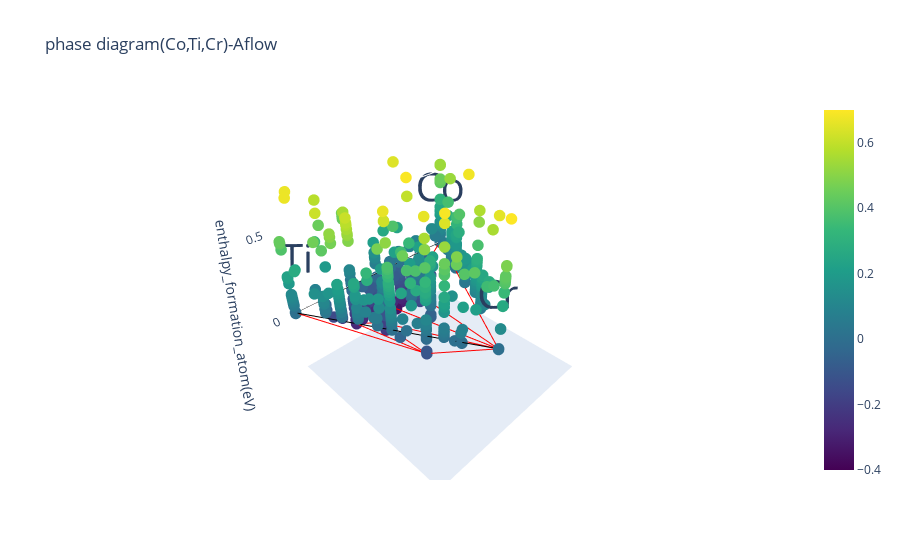
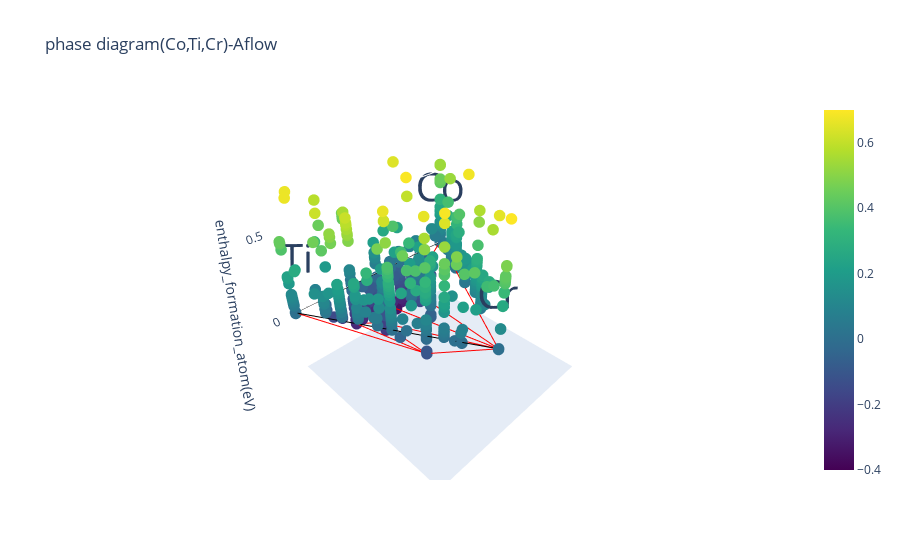

Here is the notebook cell these charts were saved with, in order:
### Code cell
Rester.show_phase_diagram([-0.4,0.7])

### Figure 1 — Plotly figure (JSON) as saved in the notebook; plotly's stock layout.template omitted (floating-point values rounded to 4 significant figures; data arrays with more than 128 entries replaced by an {"elided": "..."} marker saying what was removed)
{"data": [{"hoverinfo": "none", "marker": {"color": "black"}, "mode": "lines+text", "name": "Lines, Markers and Text", "text": ["Co", "Ti", "Cr"], "textfont": {"size": 40}, "textposition": "top center", "type": "scatter3d", "x": [0, 1, 0.5, 0], "y": [0, 0, 0.866, 0], "z": [0, 0, 0, 0]}, {"customdata": {"elided": "3119x6 mixed values"}, "hovertemplate": "<b>%{customdata[0]}</b>(%{customdata[5]})<br>Co:%{customdata[1]}<br>Ti:%{customdata[2]}<br>Cr:%{customdata[3]}<br>enthalpy_formation_atom:%{customdata[4]}<br>", "marker": {"cmax": 0.7, "cmin": -0.4, "color": {"elided": "3119 float values"}, "colorscale": [[0.0, "#440154"], [0.1111, "#482878"], [0.2222, "#3e4989"], [0.3333, "#31688e"], [0.4444, "#26828e"], [0.5556, "#1f9e89"], [0.6667, "#35b779"], [0.7778, "#6ece58"], [0.8889, "#b5de2b"], [1.0, "#fde725"]], "showscale": true, "size": 4}, "mode": "markers", "type": "scatter3d", "x": {"elided": "3119 float values"}, "y": {"elided": "3119 float values"}, "z": {"elided": "3119 float values"}}, {"hoverinfo": "none", "line": {"color": "red", "width": 2}, "mode": "lines", "type": "scatter3d", "x": [0.6667, 0.5, 0.5, 0.6667], "y": [0.5774, 0.0, 0.866, 0.5774], "z": [-0.1206, -0.3861, 0.0, -0.1206]}, {"hoverinfo": "none", "line": {"color": "red", "width": 2}, "mode": "lines", "type": "scatter3d", "x": [0.25, 0.5, 0.0, 0.25], "y": [0.0, 0.866, 0.0, 0.0], "z": [-0.2561, 0.0, 0.0, -0.2561]}, {"hoverinfo": "none", "line": {"color": "red", "width": 2}, "mode": "lines", "type": "scatter3d", "x": [0.6667, 0.6667, 1.0, 0.6667], "y": [0.0, 0.5774, 0.0, 0.0], "z": [-0.289, -0.1206, 0.0, -0.289]}, {"hoverinfo": "none", "line": {"color": "red", "width": 2}, "mode": "lines", "type": "scatter3d", "x": [0.6667, 0.6667, 0.5, 0.6667], "y": [0.0, 0.5774, 0.0, 0.0], "z": [-0.289, -0.1206, -0.3861, -0.289]}, {"hoverinfo": "none", "line": {"color": "red", "width": 2}, "mode": "lines", "type": "scatter3d", "x": [0.375, 0.5, 0.5, 0.375], "y": [0.0, 0.0, 0.866, 0.0], "z": [-0.3465, -0.3861, 0.0, -0.3465]}, {"hoverinfo": "none", "line": {"color": "red", "width": 2}, "mode": "lines", "type": "scatter3d", "x": [0.375, 0.25, 0.5, 0.375], "y": [0.0, 0.0, 0.866, 0.0], "z": [-0.3465, -0.2561, 0.0, -0.3465]}], "layout": {"scene": {"xaxis": {"nticks": 4, "range": [0, 1], "visible": false}, "yaxis": {"nticks": 4, "range": [0, 1], "visible": false}, "zaxis": {"nticks": 4, "range": [-0.4, 0.7], "title": {"text": "enthalpy_formation_atom(eV)"}, "visible": true}}, "showlegend": false, "title": {"text": "phase diagram(Co,Ti,Cr)-Aflow"}, "xaxis": {"showgrid": false}, "yaxis": {"showgrid": false}}}

### Figure 2 — Plotly figure (JSON) as saved in the notebook; plotly's stock layout.template omitted (floating-point values rounded to 4 significant figures; data arrays with more than 128 entries replaced by an {"elided": "..."} marker saying what was removed)
{"data": [{"hoverinfo": "none", "marker": {"color": "black"}, "mode": "lines+text", "name": "Lines, Markers and Text", "text": ["Co", "Ti", "Cr"], "textfont": {"size": 40}, "textposition": "top center", "type": "scatter3d", "x": [0, 1, 0.5, 0], "y": [0, 0, 0.866, 0], "z": [0, 0, 0, 0]}, {"customdata": {"elided": "3119x6 mixed values"}, "hovertemplate": "<b>%{customdata[0]}</b>(%{customdata[5]})<br>Co:%{customdata[1]}<br>Ti:%{customdata[2]}<br>Cr:%{customdata[3]}<br>enthalpy_formation_atom:%{customdata[4]}<br>", "marker": {"cmax": 0.7, "cmin": -0.4, "color": {"elided": "3119 float values"}, "colorscale": [[0.0, "#440154"], [0.1111, "#482878"], [0.2222, "#3e4989"], [0.3333, "#31688e"], [0.4444, "#26828e"], [0.5556, "#1f9e89"], [0.6667, "#35b779"], [0.7778, "#6ece58"], [0.8889, "#b5de2b"], [1.0, "#fde725"]], "showscale": true, "size": 4}, "mode": "markers", "type": "scatter3d", "x": {"elided": "3119 float values"}, "y": {"elided": "3119 float values"}, "z": {"elided": "3119 float values"}}, {"hoverinfo": "none", "line": {"color": "red", "width": 2}, "mode": "lines", "type": "scatter3d", "x": [0.6667, 0.5, 0.5, 0.6667], "y": [0.5774, 0.0, 0.866, 0.5774], "z": [-0.1206, -0.3861, 0.0, -0.1206]}, {"hoverinfo": "none", "line": {"color": "red", "width": 2}, "mode": "lines", "type": "scatter3d", "x": [0.25, 0.5, 0.0, 0.25], "y": [0.0, 0.866, 0.0, 0.0], "z": [-0.2561, 0.0, 0.0, -0.2561]}, {"hoverinfo": "none", "line": {"color": "red", "width": 2}, "mode": "lines", "type": "scatter3d", "x": [0.6667, 0.6667, 1.0, 0.6667], "y": [0.0, 0.5774, 0.0, 0.0], "z": [-0.289, -0.1206, 0.0, -0.289]}, {"hoverinfo": "none", "line": {"color": "red", "width": 2}, "mode": "lines", "type": "scatter3d", "x": [0.6667, 0.6667, 0.5, 0.6667], "y": [0.0, 0.5774, 0.0, 0.0], "z": [-0.289, -0.1206, -0.3861, -0.289]}, {"hoverinfo": "none", "line": {"color": "red", "width": 2}, "mode": "lines", "type": "scatter3d", "x": [0.375, 0.5, 0.5, 0.375], "y": [0.0, 0.0, 0.866, 0.0], "z": [-0.3465, -0.3861, 0.0, -0.3465]}, {"hoverinfo": "none", "line": {"color": "red", "width": 2}, "mode": "lines", "type": "scatter3d", "x": [0.375, 0.25, 0.5, 0.375], "y": [0.0, 0.0, 0.866, 0.0], "z": [-0.3465, -0.2561, 0.0, -0.3465]}], "layout": {"scene": {"xaxis": {"nticks": 4, "range": [0, 1], "visible": false}, "yaxis": {"nticks": 4, "range": [0, 1], "visible": false}, "zaxis": {"nticks": 4, "range": [-0.4, 0.7], "title": {"text": "enthalpy_formation_atom(eV)"}, "visible": true}}, "showlegend": false, "title": {"text": "phase diagram(Co,Ti,Cr)-Aflow"}, "xaxis": {"showgrid": false}, "yaxis": {"showgrid": false}}}
